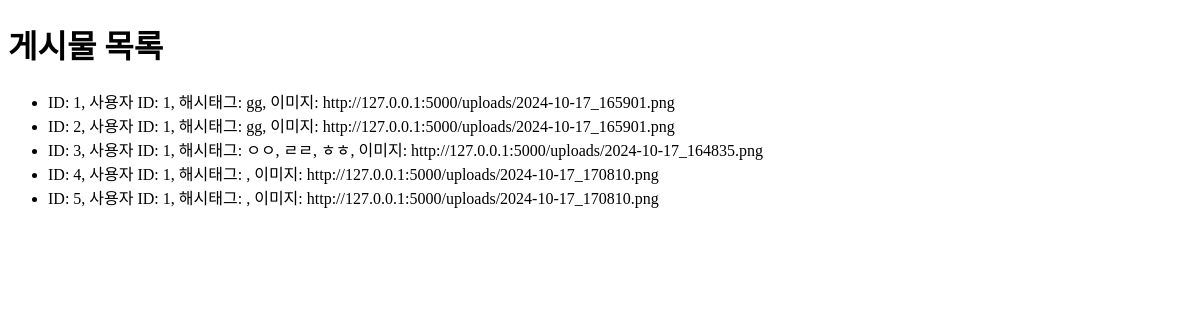
Page /posts on the earlier database version.
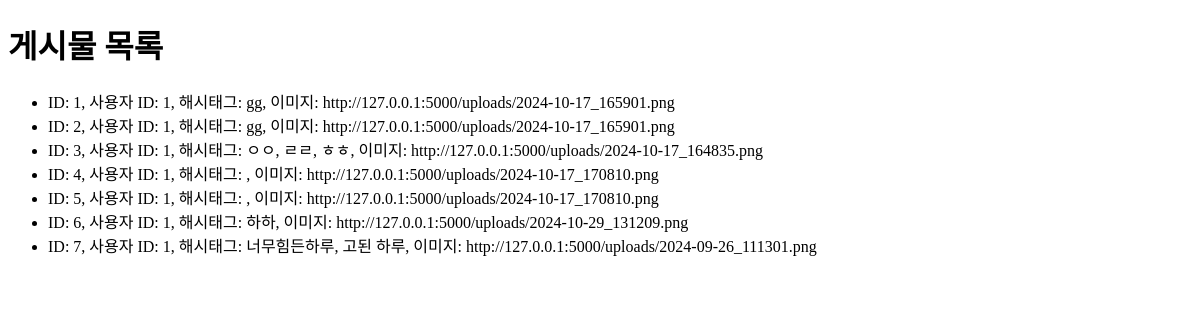
Same page on the later database version.
### app.py (models this page shows)
class Post(db.Model):
    id = db.Column(db.Integer, primary_key=True)  # 포스트 ID
    user_id = db.Column(db.Integer, db.ForeignKey('user.id'), nullable=False)  # 작성자 ID
    image_filename = db.Column(db.String(200))  # 이미지 파일명
    hashtags = db.Column(db.String(500))  # 해시태그

### app.py (the view)
@app.route('/posts')
def view_posts():
    all_posts = Post.query.all()  # 모든 포스트 가져오기
    return render_template('posts.html', posts=all_posts)  # posts.html 템플릿 렌더링

### templates/posts.html (shortened to what this page needs)
<!DOCTYPE html>
<html lang="ko">
<head>
</head>
<body>
    <h1>게시물 목록</h1>
    <ul>
        {% for post in posts %}
            <li>ID: {{ post.id }}, 사용자 ID: {{ post.user_id }}, 해시태그: {{ post.hashtags }}, 이미지: {{ post.image_filename }}</li>
        {% endfor %}
    </ul>
</body>
</html>

Differences in the rows shown:
added Post: id "6", user_id "1", hashtags "하하", image_filename "http://127.0.0.1:5000/uploads/2024-10-29_131209.png"
added Post: id "7", user_id "1", hashtags "너무힘든하루, 고된 하루", image_filename "http://127.0.0.1:5000/uploads/2024-09-26_111301.png"
